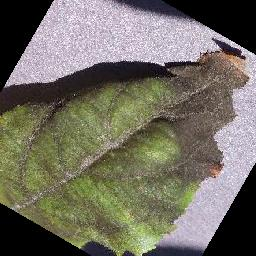
#> input picture Plant_Disease_Dataset_Unified/train/images/Apple___Apple_scab/0208f4eb-45a4-4399-904e-989ac2c6257c___FREC_Scab 3037_new30degFlipLR.JPG, 256 x 256 px; its folder holds only this picture in this run
$ jupyter execute --allow-errors 'Remove Background .ipynb'   (shell and % lines are left out)
#> lines starting #> are read from the running program, lines starting #| are printed output that depends on the picture; after the words box and inside, x2 and y2 are one past the last pixel; in counts of white or black regions, pixels touching at a corner belong together
[cell 1]
import cv2
import numpy as np
from PIL import Image
import os
from glob import glob

input_dir = "./Plant_Disease_Dataset_Unified/train/images"
output_dir = "./Plant_Disease_Dataset_Cleaned/train/images"

os.makedirs(output_dir, exist_ok=True)

for class_folder in glob(f"{input_dir}/*"):
    class_name = os.path.basename(class_folder)
    os.makedirs(os.path.join(output_dir, class_name), exist_ok=True)

    for image_path in glob(f"{class_folder}/*.jpg"):
        image = cv2.imread(image_path)
#> image is the input picture: shape (256, 256, 3); mean B, G, R 98, 110.2, 113.8
        hsv = cv2.cvtColor(image, cv2.COLOR_BGR2HSV)
#> hsv: shape (256, 256, 3); mean H, S, V 61.6, 60.4, 117.5

        # Range for green leaves (tune if needed)
        lower = np.array([25, 40, 40])
        upper = np.array([85, 255, 255])

        mask = cv2.inRange(hsv, lower, upper)
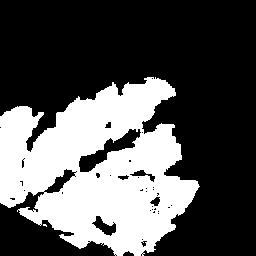
#> mask: shape (256, 256); 33.5% white; 2 white regions (1 under 20 px), largest, box (x1, y1, x2, y2) and area: (0, 77, 200, 256) 21957
        mask_inv = cv2.bitwise_not(mask)

        # Optional: remove small noise
        mask = cv2.morphologyEx(mask, cv2.MORPH_OPEN, np.ones((5,5), np.uint8))
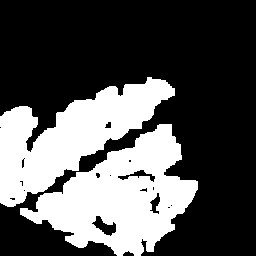
#> mask: shape (256, 256); 33% white; 2 white regions, box (x1, y1, x2, y2) and area: (20, 124, 198, 256) 11670, (0, 77, 175, 207) 9934

        # Apply mask
        result = cv2.bitwise_and(image, image, mask=mask)
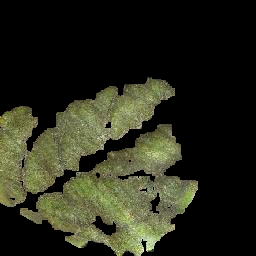
#> result: shape (256, 256, 3); mean B, G, R 26.9, 41.3, 39.9

        # Save result
        out_path = os.path.join(output_dir, class_name, os.path.basename(image_path))
        Image.fromarray(cv2.cvtColor(result, cv2.COLOR_BGR2RGB)).save(out_path)
#> pass 2 of the loop `for class_folder in glob(f"{input_dir}/*"):`:
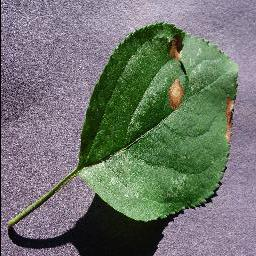
#> input picture Plant_Disease_Dataset_Unified/train/images/Apple___Black_rot/24cdceb7-e70a-4164-9cd4-72b514771abf___JR_FrgE.S 2962_270deg.JPG, 256 x 256 px
#> image is the input picture: shape (256, 256, 3); mean B, G, R 109.2, 117, 111.3
#> hsv: shape (256, 256, 3); mean H, S, V 100.7, 74, 128.2
#> `mask = cv2.inRange(hsv, lower, upper)`:
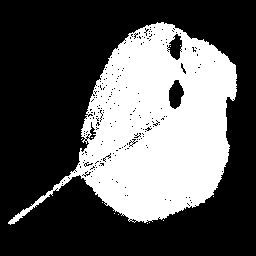
#> mask: shape (256, 256); 35.1% white; 12 white regions (11 under 20 px), largest, box (x1, y1, x2, y2) and area: (8, 22, 237, 225) 22979

[cell 2]
import cv2
import numpy as np
from PIL import Image
import os
from glob import glob
from tqdm import tqdm

input_dir = "./Plant_Disease_Dataset_Unified/train/images"
output_cleaned = "./Plant_Disease_Dataset_Cleaned/train/images"
output_comparison = "./Plant_Disease_Dataset_Cleaned/train/comparisons"

os.makedirs(output_cleaned, exist_ok=True)
os.makedirs(output_comparison, exist_ok=True)

class_folders = glob(f"{input_dir}/*")

for class_folder in tqdm(class_folders, desc="Processing classes"):
    class_name = os.path.basename(class_folder)
    class_output_path = os.path.join(output_cleaned, class_name)
    class_cmp_path = os.path.join(output_comparison, class_name)

    os.makedirs(class_output_path, exist_ok=True)
    os.makedirs(class_cmp_path, exist_ok=True)

    image_paths = glob(f"{class_folder}/*.jpg")

    for image_path in tqdm(image_paths, desc=f"  -> {class_name}", leave=False):
        img_name = os.path.basename(image_path)

        # Read image
        image = cv2.imread(image_path)
        hsv = cv2.cvtColor(image, cv2.COLOR_BGR2HSV)

        # HSV range — broad to include green + yellow/brown
        lower = np.array([15, 30, 30])
        upper = np.array([100, 255, 255])
        mask = cv2.inRange(hsv, lower, upper)
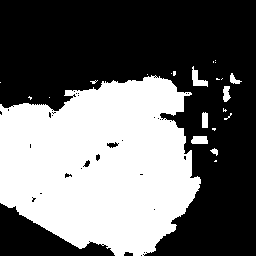
#> mask: shape (256, 256); 42% white; 23 white regions (16 under 20 px), largest, box (x1, y1, x2, y2) and area: (0, 75, 201, 256) 26851, (192, 66, 208, 87) 154, (191, 136, 208, 144) 124

        # Morphological cleaning
        kernel = np.ones((5, 5), np.uint8)
        mask = cv2.morphologyEx(mask, cv2.MORPH_CLOSE, kernel)
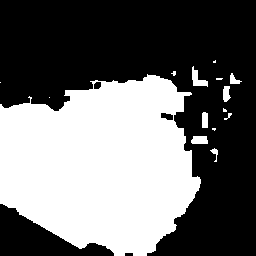
#> mask: shape (256, 256); 42.5% white; 15 white regions (7 under 20 px), largest, box (x1, y1, x2, y2) and area: (0, 74, 201, 256) 27194, (192, 66, 208, 87) 156, (191, 136, 208, 144) 124
        mask = cv2.morphologyEx(mask, cv2.MORPH_OPEN, kernel)
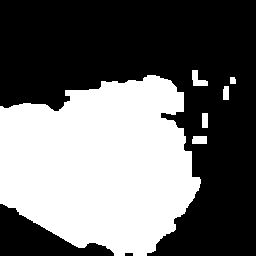
#> mask: shape (256, 256); 42.1% white; 6 white regions, box (x1, y1, x2, y2) and area: (0, 75, 201, 256) 27109, (192, 70, 208, 86) 148, (192, 136, 207, 144) 117, (202, 113, 208, 128) 90, (223, 86, 229, 100) 81, (230, 77, 236, 84) 40

        # Apply mask to original
        result = cv2.bitwise_and(image, image, mask=mask)
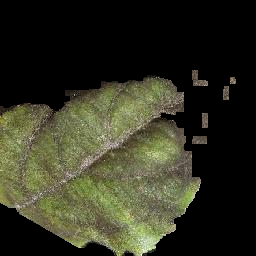
#> result: shape (256, 256, 3); mean B, G, R 34, 50, 49.2

        # White background
        white_bg = np.full_like(image, 255)
        inv_mask = cv2.bitwise_not(mask)
        background = cv2.bitwise_and(white_bg, white_bg, mask=inv_mask)
#> white_bg: shape (256, 256, 3); every value is 255
        final = cv2.add(result, background)
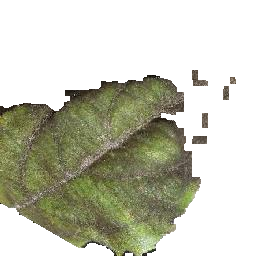
#> final: shape (256, 256, 3); mean B, G, R 181.6, 197.7, 196.9

        # Save cleaned
        cleaned_path = os.path.join(class_output_path, img_name)
        Image.fromarray(cv2.cvtColor(final, cv2.COLOR_BGR2RGB)).save(cleaned_path)

        # Create side-by-side comparison
        image_rgb = cv2.cvtColor(image, cv2.COLOR_BGR2RGB)
        final_rgb = cv2.cvtColor(final, cv2.COLOR_BGR2RGB)
        side_by_side = np.hstack((image_rgb, final_rgb))
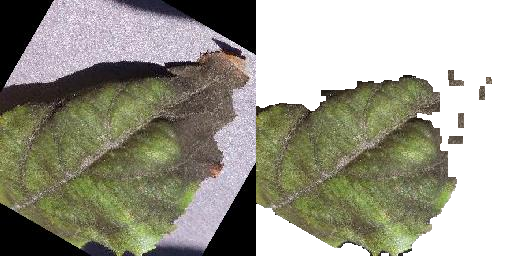
#> side_by_side: shape (256, 512, 3); mean R, G, B 155.4, 153.9, 139.8
        cmp_path = os.path.join(class_cmp_path, f"cmp_{img_name}")
        Image.fromarray(side_by_side).save(cmp_path)
#> pass 2 of the loop `for class_folder in tqdm(class_folders, desc="Processing classes"):`:
#> inv_mask: shape (256, 256); 62.2% white; 2 black regions, box (x1, y1, x2, y2) and area: (46, 22, 237, 224) 24547, (9, 199, 42, 225) 240
#> `side_by_side = np.hstack((image_rgb, final_rgb))`:
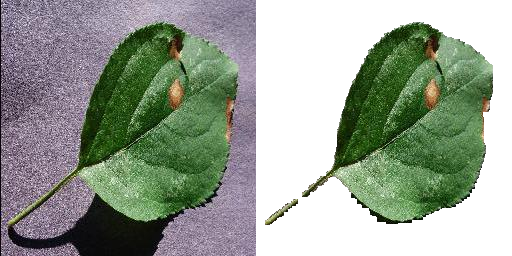
#> side_by_side: shape (256, 512, 3); mean R, G, B 150.2, 159.5, 146.5

[cell 3]
import os
import numpy as np
from PIL import Image
import matplotlib.pyplot as plt
from torchvision import models, transforms
import torch
from tqdm import tqdm

# Load Pretrained DeepLabV3
def load_model():
    model = models.segmentation.deeplabv3_resnet101(pretrained=True)
    model.eval()
    return model

# Preprocess image
def preprocess_image(image_path):
    input_image = Image.open(image_path).convert("RGB")
    preprocess = transforms.Compose([
        transforms.ToTensor(),
        transforms.Normalize(mean=[0.485, 0.456, 0.406], std=[0.229, 0.224, 0.225]),
    ])
    return preprocess(input_image).unsqueeze(0), input_image

# Background removal using DeepLabV3
def remove_background(image_path, model):
    input_tensor, original_image = preprocess_image(image_path)
    with torch.no_grad():
        output = model(input_tensor)['out'][0]
    mask = output.argmax(0).byte().cpu().numpy()
    image_np = np.array(original_image)
    image_np[mask == 0] = 255  # white background
    return Image.fromarray(image_np), mask, original_image

# Save processed image
def save_processed_image(output_image, save_path):
    output_image.save(save_path)

# Save comparison image
def visualize_results(image_path, output_image, original_image, mask, comparison_save_path):
    fig, axes = plt.subplots(1, 2, figsize=(12, 6))
    axes[0].imshow(original_image)
    axes[0].set_title("Original")
    axes[0].axis("off")
    axes[1].imshow(output_image)
    axes[1].set_title("Background Removed")
    axes[1].axis("off")
    plt.tight_layout()
    plt.savefig(comparison_save_path)
    plt.close()

# Preserve original class structure
def create_class_structure(image_path, base_folder):
    class_name = os.path.normpath(image_path).split(os.sep)[-2]
    class_folder = os.path.join(base_folder, class_name)
    os.makedirs(class_folder, exist_ok=True)
    return class_folder

# Main processing function
def process_images_in_folder(image_folder, output_folder, comparison_folder):
    model = load_model()

    # Collect all image paths recursively
    image_paths = []
    for root, _, files in os.walk(image_folder):
        for f in files:
            if f.lower().endswith(('.jpg', '.png')):
                image_paths.append(os.path.join(root, f))

    print(f"[INFO] Found {len(image_paths)} images.")
    os.makedirs(output_folder, exist_ok=True)
    os.makedirs(comparison_folder, exist_ok=True)

    for img_path in tqdm(image_paths, desc="Processing images"):
        try:
            output_image, mask, original_image = remove_background(img_path, model)

            # Get class structure
            class_output_folder = create_class_structure(img_path, output_folder)
            class_comparison_folder = create_class_structure(img_path, comparison_folder)

            filename = os.path.basename(img_path)
            save_path = os.path.join(class_output_folder, filename)
            comparison_path = os.path.join(class_comparison_folder, f"comparison_{filename}")

            save_processed_image(output_image, save_path)
            visualize_results(img_path, output_image, original_image, mask, comparison_path)
        except Exception as e:
            print(f"[ERROR] Failed to process {img_path}: {e}")

# Example usage
image_folder = "./Plant_Disease_Dataset_Unified/train/images"  # Original images
output_folder = "./Processed_Images"  # Background removed images
comparison_folder = "./Comparison_Images"  # Side-by-side comparisons

process_images_in_folder(image_folder, output_folder, comparison_folder)
#> (the call stopped at in load_model, `model = models.segmentation.deeplabv3_resnet101(pretrained=True)`: torchvision is not available in this run)
